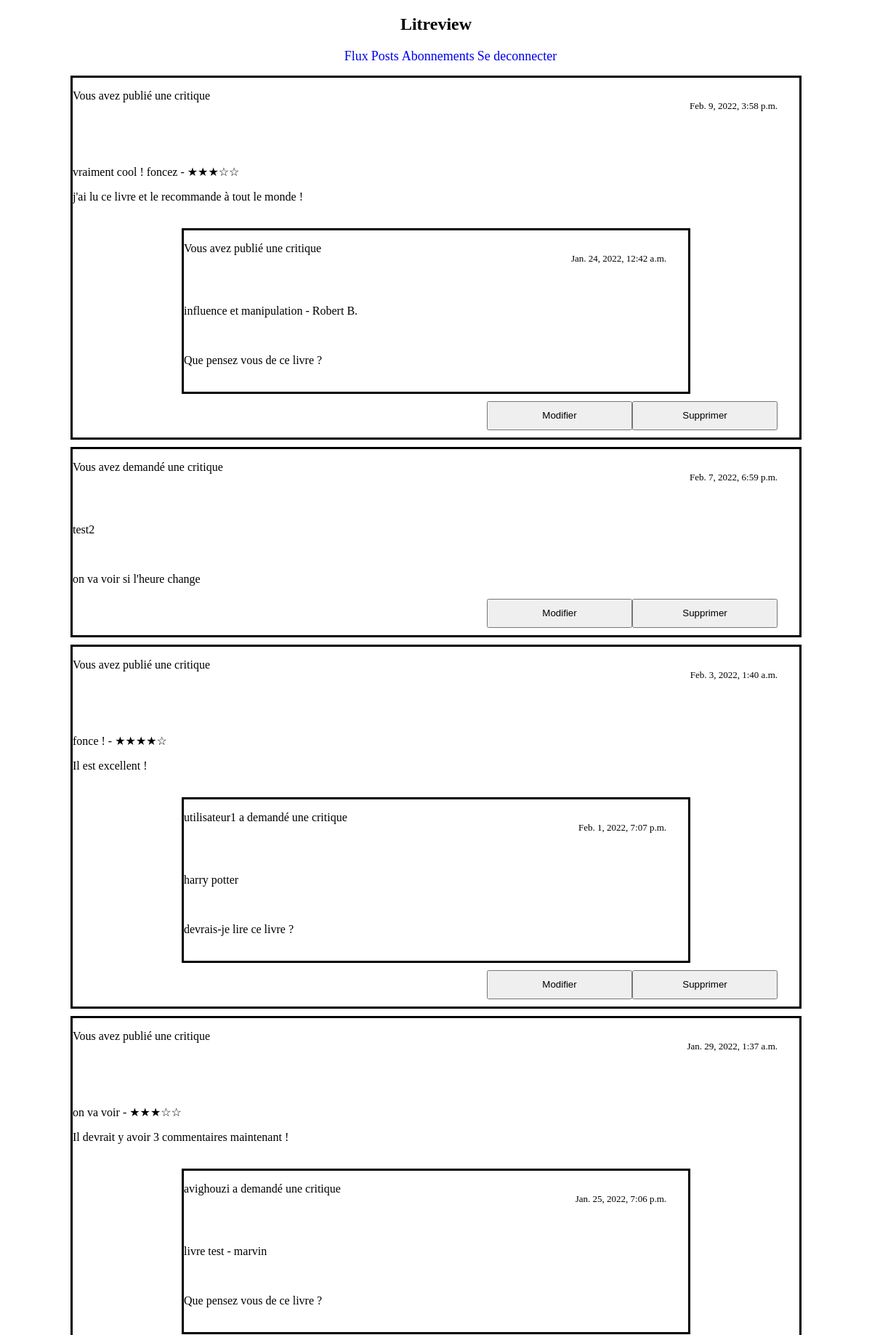
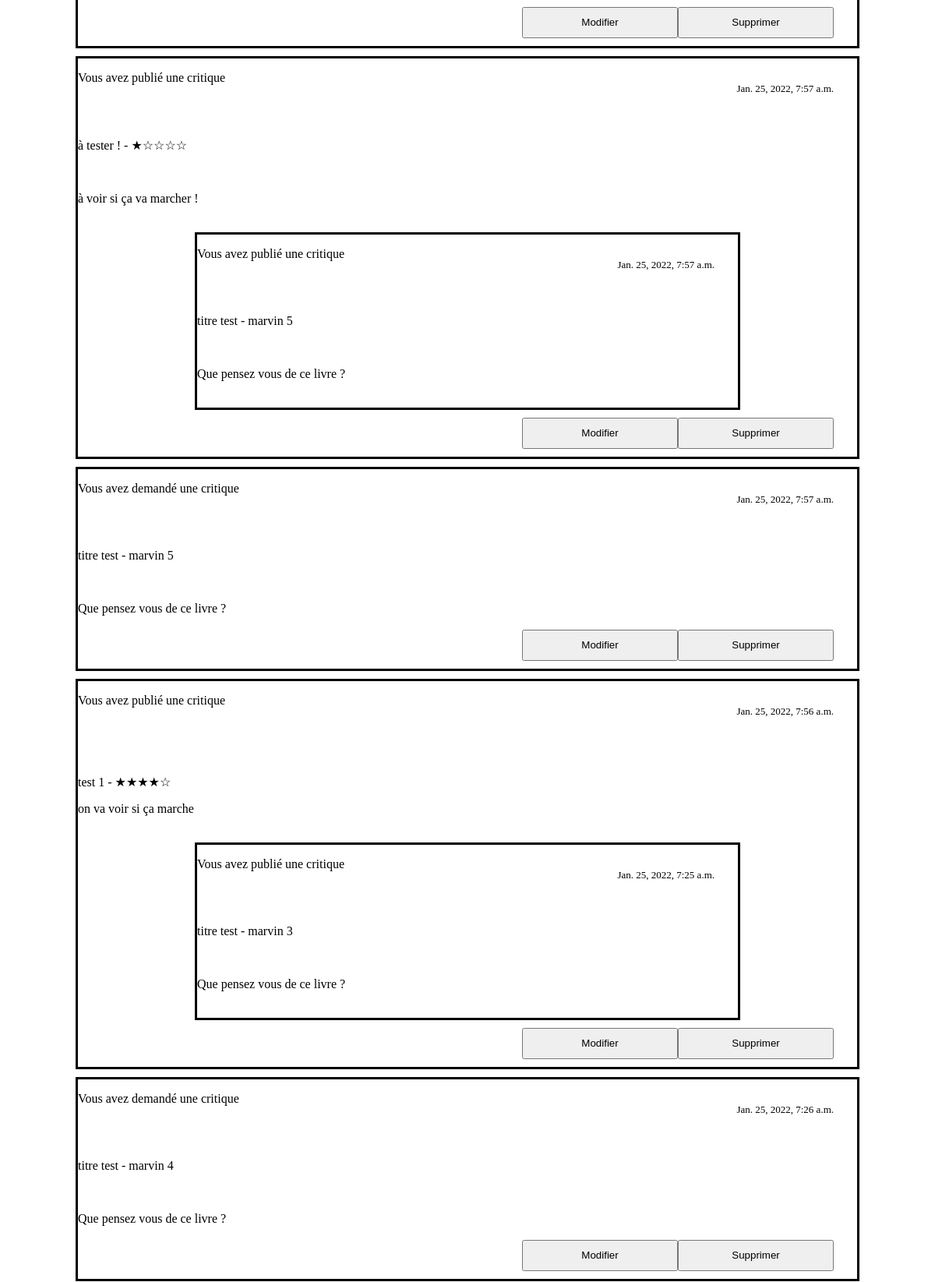
Page /vos-posts/ (signed in, upper part) on the committed database (2 pictures, top to bottom).
### blog/models.py (models this page shows, shortened)
class Review(models.Model):
    ticket_associe = models.ForeignKey(to=Ticket, on_delete=models.CASCADE, null=True, blank=True)
    rating = models.PositiveSmallIntegerField(
        validators=[MinValueValidator(0), MaxValueValidator(5)])
    headline = models.CharField(max_length=128)
    body = models.CharField(max_length=8192, blank=True)
    user_associe = models.ForeignKey(
        User, on_delete=models.CASCADE, null=True, blank=True)
    time_created = models.DateTimeField(auto_now_add=True)

class Ticket(models.Model):
    title = models.CharField(max_length=128)
    description = models.TextField(max_length=2048, blank=True)
    user = models.ForeignKey(User, on_delete=models.CASCADE)
    image = models.ImageField(blank=True)
    time_created = models.DateTimeField(auto_now_add=True)

class User(models.Model):
    username = models.CharField(max_length=150, unique=True)
    password = models.CharField(max_length=100)
    email = models.EmailField(max_length=254)

### blog/views.py (the view)
# urls.py: path('vos-posts/', views.page_vos_flux_text),
def page_vos_flux_text(request):
    try:
        if not request.session['connected']:
            print(request.session['connected'])
            return redirect('/index')
        else:
            pass
    except KeyError:
        print("probleme avec la session")
    user = User.objects.get(username=request.session['username'])
    tickets = Ticket.objects.filter(user=user)
    reviews = Review.objects.filter(user_associe=user)
    reviews_ticket_associeted_id = [review.ticket_associe_id for review in reviews]
    tickets_associated_to_reviews = Ticket.objects.filter(id__in=reviews_ticket_associeted_id)
    tickets_reviews = sorted(chain(tickets, reviews), key=attrgetter('time_created'),
                             reverse=True)
    context = {
        'tickets_associated_to_reviews': tickets_associated_to_reviews,
        'tickets_reviews': tickets_reviews,
        'user_id': user.id
    }
    return render(request, 'templates/blog/posts_test.html', context)

### blog/templates/blog/posts_test.html (shortened to what this page needs)
<!doctype html>
<html lang="fr">
<head>
    {% block header %}
    {% include 'blog/barre_de_navigation.html' %}
    {% endblock %}
  {% load static %}
  <link rel="stylesheet" href="{% static 'blog/flux.css' %}">
<body>
{% for q in tickets_reviews %}
    {% if q.headline %}
        <div id="review">
            <p class="demande_de_critique">Vous avez publié une critique</p>
            <br>
            <p class="heure">{{q.time_created}}</p>
            <br>
            {% if q.rating == 1 %}
            <p id="book_title">{{q.headline}} - ★☆☆☆☆</p>
            {% endif %}
            <br>
            {% if q.rating == 3 %}
            <p id="book_title">{{q.headline}} - ★★★☆☆</p>
            {% endif %}
            {% if q.rating == 4 %}
            <p id="book_title">{{q.headline}} - ★★★★☆</p>
            {% endif %}
            <p id="description">{{q.body}}</p>
            <br>
            {% for ticket in tickets_associated_to_reviews %}
                {% if ticket.id == q.ticket_associe_id %}
                    <div class="ticket_on_our_flux_page">
                        {% if user_id == ticket.user.id %}
                        <p class="demande_de_critique">Vous avez publié une critique</p>
                        <br>
                        {% else %}
                        <p>{{ticket.user.username}} a demandé une critique</p>
                        <br>
                        {% endif %}
                        <p class="heure">{{ticket.time_created}}</p>
                        <br>
                        <p id="book_title">{{ticket.title}}</p>
                        <br>
                        <p id="description">{{ticket.description}}</p>
                        <br>
                    </div>
                {% endif %}
            {% endfor %}
            <div id="bouton_div">
                <button class="button" onclick="window.location.href = '/supprimer-review/{{q.id}}'";>Supprimer</button>
            <button class="button" onclick="window.location.href = '/modifier-review/{{q.id}}'";>Modifier</button>
            </div>
        </div>
    {% else %}
        <div id="tickets">
            <p class="demande_de_critique">Vous avez demandé une critique</p>
            <br>
            <p class="heure">{{q.time_created}}</p>
            <br>
            <p id="book_title">{{q.title}}</p>
            <br>
            <div class="description">
            <p id="description" style="margin-bottom: 10px">{{q.description}}</p>
            </div>
            <br>
            <div id="bouton_div">
                <button class="button" onclick="window.location.href = '/supprimer-ticket/{{q.id}}'";>Supprimer</button>
                <button class="button" onclick="window.location.href = '/modifier-ticket/{{q.id}}'";>Modifier</button>
            </div>
        </div>
    {% endif %}
{% endfor %}
</body>
</html>

### blog/static/blog/flux.css (style rules this page uses)
#tickets, #review, #reponse_critique, #critique_div { border-color: black; border-style: solid; margin-left: auto; margin-right: auto; margin-bottom: 10px; min-width: 1000px; width: 500px }
button, h1, h2 { text-align: center; }
.heure { position: relative; float: right; top: -50px; right: 30px; font-size: small; }
.button { text-align: center; position: relative; float: right; bottom: 50px; right: 30px; width: 200px; height: 40px; }
button { width: 200px; height: 40px; }
.ticket_on_our_flux_page, .ticket_review_miniature { border-color: black; border-style: solid; margin-left: 150px; margin-right: 150px; margin-bottom: 60px; }
.description { margin-bottom: 50px; }

### rows in the picture
Review: time_created "Feb. 9, 2022, 3:58 p.m.", headline "vraiment cool ! foncez", body "j'ai lu ce livre et le recommande à tout le monde !"
Ticket: shows "Vous avez publié une critique", time_created "Jan. 24, 2022, 12:42 a.m.", title "influence et manipulation - Robert B.", description "Que pensez vous de ce livre ?"
Ticket: time_created "Feb. 7, 2022, 6:59 p.m.", title "test2", description "on va voir si l'heure change"
Review: time_created "Feb. 3, 2022, 1:40 a.m.", headline "fonce !", body "Il est excellent !"
Ticket: user.username "utilisateur1", time_created "Feb. 1, 2022, 7:07 p.m.", title "harry potter", description "devrais-je lire ce livre ?"
Review: time_created "Jan. 29, 2022, 1:37 a.m.", headline "on va voir", body "Il devrait y avoir 3 commentaires maintenant !"
Ticket: user.username "avighouzi", time_created "Jan. 25, 2022, 7:06 p.m.", title "livre test - marvin", description "Que pensez vous de ce livre ?"
Review: time_created "Jan. 25, 2022, 7:57 a.m.", headline "à tester !", body "à voir si ça va marcher !"
Ticket: shows "Vous avez publié une critique", time_created "Jan. 25, 2022, 7:57 a.m.", title "titre test - marvin 5", description "Que pensez vous de ce livre ?"
Review: time_created "Jan. 25, 2022, 7:56 a.m.", headline "test 1", body "on va voir si ça marche"
Ticket: shows "Vous avez publié une critique", time_created "Jan. 25, 2022, 7:25 a.m.", title "titre test - marvin 3", description "Que pensez vous de ce livre ?"
Ticket: time_created "Jan. 25, 2022, 7:26 a.m.", title "titre test - marvin 4", description "Que pensez vous de ce livre ?"
